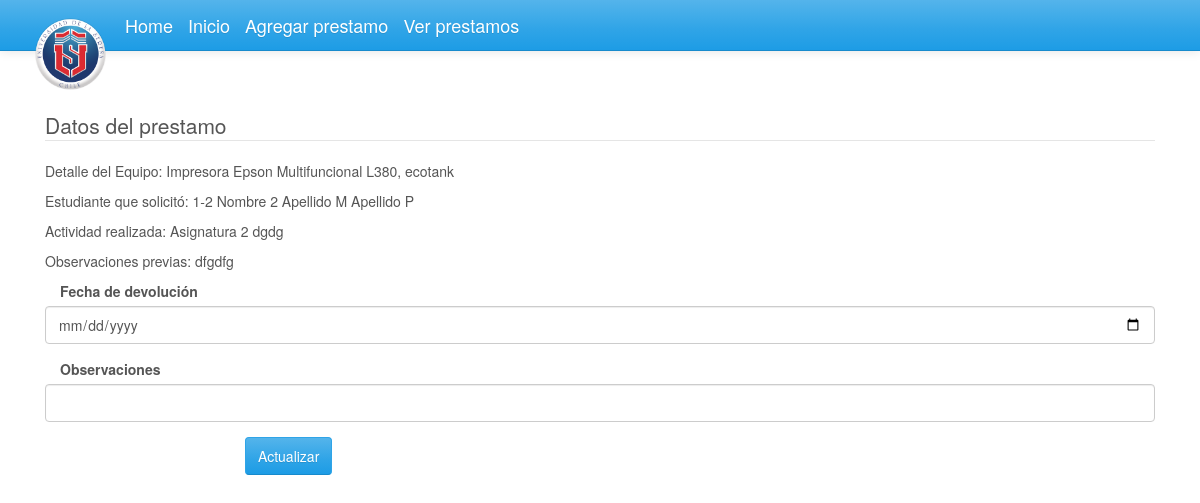
/prestamo2/devolucion.php?id=3, run on the app's committed database.
### tables this page shows
CREATE TABLE `prestamo2` (
  `id_prestamo` int(11) NOT NULL,
  `det_equipo` int(11) NOT NULL,
  `det_alumno` varchar(255) NOT NULL,
  `det_docente` varchar(255) NOT NULL,
  `det_actividad` varchar(255) NOT NULL,
  `asig_actividad` varchar(255) NOT NULL,
  `dir_actividad` varchar(255) NOT NULL,
  `contacto_est` varchar(255) NOT NULL,
  `tel_estudiante` varchar(255) NOT NULL,
  `observ_prestamo` varchar(255) NOT NULL,
  `fecha_solcitud` date NOT NULL,
  `estado_prestamo` varchar(255) NOT NULL
);

CREATE TABLE `equipo` (
  `id_equipo` int(11) NOT NULL,
  `n_equipo` varchar(255) NOT NULL,
  `det_equipo` varchar(255) NOT NULL,
  `tipo_equipo` varchar(255) NOT NULL,
  `observ_equipo` varchar(255) NOT NULL,
  `estado_equipo` varchar(255) NOT NULL
);

CREATE TABLE `alumno` (
  `rut_alumno` varchar(255) NOT NULL,
  `n_alumno` varchar(255) NOT NULL,
  `app_alumno` varchar(255) NOT NULL,
  `apm_alumno` varchar(255) NOT NULL,
  `tel_alumno` varchar(255) NOT NULL,
  `mail_alumno` varchar(255) NOT NULL,
  `estado_alumno` varchar(255) NOT NULL,
  `ingreso_alumno` varchar(255) NOT NULL,
  `rni_alumno` int(11) NOT NULL
);

### prestamo2/ajax/conexion.php (called while the page is built, shortened)
<?php
class conexion {
    protected $servidor;
    protected $usuario;
    protected $password;
    protected $database;
    public function __construct() {
        $this->servidor = 'localhost';
        $this->usuario = 'root';
        $this->password = '';
        $this->database = 'test';
    }
    public function conectar() {
		$this->mysqli = new mysqli($this->servidor, $this->usuario, $this->password, $this->database);
    }
}
?>

### prestamo2/devolucion.php (the view, shortened to what this page needs)
<html lang="es">
<head>
  <link rel="stylesheet" href="css/bootstrap.css" media="screen">
  <link rel="stylesheet" href="assets/css/custom.min.css">
  <script src="https://ajax.googleapis.com/ajax/libs/jquery/1.12.4/jquery.min.js"></script></head>
  <body>
      <?php
      	require_once('include/nav.php');
      	require_once('ajax/conexion.php');
      	$conexion = new conexion();
      	$conexion->conectar();
        $id_prestamo = $_GET['id'];
        $prestamos = " select alumno.rut_alumno as RUT, alumno.n_alumno as NA, alumno.app_alumno as APA, alumno.apm_alumno AS AMA,
        equipo.id_equipo AS IDE, equipo.n_equipo AS NEQ, equipo.det_equipo AS DETE, docente.rut_docente as IDO, docente.n_docente as NDO,
        docente.app_docente AS APD, docente.apm_docente AS AMD, prestamo2.det_actividad AS ACTI, prestamo2.asig_actividad AS ASIG,
        prestamo2.dir_actividad AS DIRE, prestamo2.contacto_est AS CONTACTO, prestamo2.fecha_solcitud AS SOLI, prestamo2.estado_prestamo AS ESTADO,
        prestamo2.observ_prestamo AS OBSERV, prestamo2.id_prestamo AS IDP, prestamo2.contacto_est AS CORREO
        from alumno, docente, equipo, prestamo2
        WHERE alumno.rut_alumno = prestamo2.det_alumno AND equipo.id_equipo = prestamo2.det_equipo AND docente.rut_docente = prestamo2.det_docente
        AND prestamo2.id_prestamo = '$id_prestamo'
        ORDER BY prestamo2.id_prestamo DESC";
        if($q = $conexion->mysqli->query($prestamos)){
          while($datos=$q->fetch_object()):
          ?>
          <div class="container">
            <br><br><br>
            <div class="col-lg-12">
              <legend>Datos del prestamo</legend>
              <p>Detalle del Equipo: <?=$datos->NEQ." ".$datos->DET." ".$datos->DETE?></p>
              <p>Estudiante que solicitó: <?=$datos->RUT." ".$datos->NA." ".$datos->APA." ".$datos->AMA?></p>
              <p>Actividad realizada: <?=$datos->ASIG." ".$datos->ACTI?></p>
              <p>Observaciones previas: <?=$datos->OBSERV?></p>
              <form method="post" id="form_devolucion">
                <div class="form-group">
                    <label for="fecha_entrega" class="col-lg-8 control-label"></span>Fecha de devolución</label>
                    <input type="date" class="form-control" name="entrega" id="entrega">
                </div>
                <div class="form-group">
                    <label for="diagnostico" class="col-lg-8 control-label">Observaciones</label>
                    <input type="text" class="form-control" name="observacion" id="observacion">
                </div>
                <div class="form-group">
                  <div class="col-lg-10 col-lg-offset-2">
                    <button type="button" class="btn btn-primary" id="enviar">Actualizar</button>
                  </div>
              </form>
            </div>
          </div>
<?php
endwhile;
        }
  ?>
    </body>
</html>

### data on the page
prestamo2: det_equipo.n_equipo "Impresora Epson", det_equipo.det_equipo "Multifuncional L380, ecotank", det_alumno.rut_alumno "1-2", det_alumno.n_alumno "Nombre 2", det_alumno.app_alumno "Apellido M", det_alumno.apm_alumno "Apellido P", asig_actividad "Asignatura 2", det_actividad "dgdg", observ_prestamo "dfgdfg"
